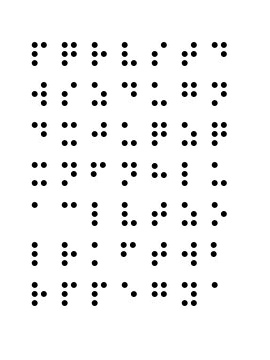
%> input picture COMS_5750/HW2/images/p6/in/1.jpg, 270 x 360 px
$ octave old.m   (GNU Octave 9; MATLAB toolbox functions it lacks are replaced by stand-ins)
%> lines starting %> are read from the running program, lines starting %| are printed output that depends on the picture; in (x1, y1, x2, y2) boxes, pixels count from 0 and x2, y2 are one past the last pixel; in counts of white or black regions, pixels touching at a corner belong together; the program's own positions count from 1
clear; clc; close all;

color_img = imread('./../../images/p6/in/1.jpg');
%> color_img is the input picture: size 360x270x3 uint8; min 0, max 255, mean 242.7
% color_img = imread('./../../images/p6/in/2.jpg');
figure; imshow(color_img); title('Original');

%% -- 1. Binarize (replicate im2bw 0.9) --------------------------------------
b  = im2bw(color_img, 0.5);         % white background -> 1, dark dots -> 0
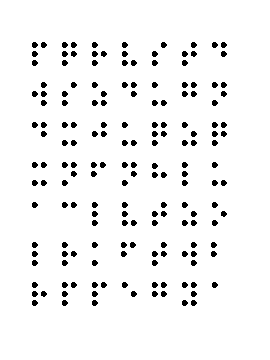
%> b: size 360x270 logical; 95.1% white; 170 black regions, largest, box (x1, y1, x2, y2) and area: (32, 42, 38, 48) 28, (41, 42, 47, 48) 28, (62, 42, 68, 48) 28
bi = ~b;                    % invert: dots -> 1 (foreground)
figure; imshow(bi); title('Inverted binary');

%% -- 2. Read Structural Element

se = imread('./../../braille_cutouts/q.jpg');
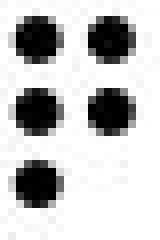
%> input picture COMS_5750/HW2/braille_cutouts/q.jpg, 20 x 30 px (shown 8 times larger)
%> se is the input picture: size 30x20x3 uint8; min 0, max 255, mean 196.8
se_bw = im2bw(se, 0.5);
%> se_bw: size 30x20 logical; 76.8% white; 5 black regions, box (x1, y1, x2, y2) and area: (2, 2, 8, 8) 28, (11, 2, 17, 8) 28, (2, 11, 8, 17) 28, (2, 20, 8, 26) 28, (11, 11, 17, 17) 27
q_strel = ~se_bw;

figure; imshow(q_strel); title('Q Structural Element');

se = imread('./../../braille_cutouts/w.jpg');
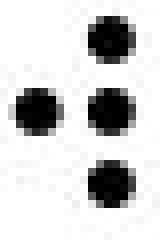
%> input picture COMS_5750/HW2/braille_cutouts/w.jpg, 20 x 30 px (shown 8 times larger)
%> se is the input picture: size 30x20x3 uint8; min 0, max 255, mean 208.1
se_bw = im2bw(se, 0.5);
%> se_bw: size 30x20 logical; 81.3% white; 4 black regions, box (x1, y1, x2, y2) and area: (11, 2, 17, 8) 28, (2, 11, 8, 17) 28, (11, 11, 17, 17) 28, (11, 20, 17, 26) 28
w_strel = ~se_bw;

figure; imshow(w_strel); title('W Structural Element');

se = imread('./../../braille_cutouts/y.jpg');
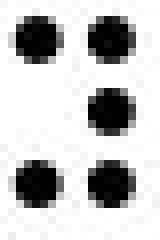
%> input picture COMS_5750/HW2/braille_cutouts/y.jpg, 20 x 30 px (shown 8 times larger)
%> se is the input picture: size 30x20x3 uint8; min 0, max 255, mean 196.6
se_bw = im2bw(se, 0.5);
%> se_bw: size 30x20 logical; 76.7% white; 5 black regions, box (x1, y1, x2, y2) and area: (2, 2, 8, 8) 28, (11, 2, 17, 8) 28, (11, 11, 17, 17) 28, (2, 20, 8, 26) 28, (11, 20, 17, 26) 28
y_strel = ~se_bw;

figure; imshow(y_strel); title('Y Structural Element');

%% -- 3. Find Q positions
q_positions = imerode(bi, q_strel);
%> q_positions: size 360x270 logical; 0% white in thin lines or dots, all inside (x1, y1, x2, y2) = (69, 54, 220, 135)
fprintf('Detected Q positions: %d\n', sum(q_positions(:)));
%| Detected Q positions: 3

q_strel = imdilate(q_strel, strel('square', 3));
%> q_strel: size 30x20 logical; 46.5% white; 5 white regions, box (x1, y1, x2, y2) and area: (1, 1, 9, 9) 56, (10, 1, 18, 9) 56, (1, 10, 9, 18) 56, (1, 19, 9, 27) 56, (10, 10, 18, 18) 55

onlyQ = imdilate(q_positions, q_strel);
%> onlyQ: size 360x270 logical; 0.86% white; 15 white regions, largest, box (x1, y1, x2, y2) and area: (61, 41, 69, 49) 56, (70, 41, 78, 49) 56, (61, 50, 69, 58) 56
figure; imshow(onlyQ); title('Q character pixel mask');

% %% -- 4. Find W positions
w_positions = imerode(bi, w_strel);
%> w_positions: size 360x270 logical; 0% white in thin lines or dots, all inside (x1, y1, x2, y2) = (39, 94, 190, 255)
fprintf('Detected W positions: %d\n', sum(w_positions(:)));
%| Detected W positions: 2

w_strel = imdilate(w_strel, strel('square', 3));
%> w_strel: size 30x20 logical; 37.3% white; 4 white regions, box (x1, y1, x2, y2) and area: (10, 1, 18, 9) 56, (1, 10, 9, 18) 56, (10, 10, 18, 18) 56, (10, 19, 18, 27) 56

onlyW = imdilate(w_positions, w_strel);
%> onlyW: size 360x270 logical; 0.46% white; 8 white regions, largest, box (x1, y1, x2, y2) and area: (40, 81, 48, 89) 56, (31, 90, 39, 98) 56, (40, 90, 48, 98) 56
figure; imshow(onlyW); title('W character pixel mask');

% %% -- 5. Find Y positions
y_positions = imerode(bi, y_strel);
%> y_positions: size 360x270 logical; 0% white in thin lines or dots, all inside (x1, y1, x2, y2) = (189, 294, 190, 295)
fprintf('Detected Y positions: %d\n', sum(y_positions(:)));
%| Detected Y positions: 1

y_strel = imdilate(y_strel, strel('square', 3));
%> y_strel: size 30x20 logical; 46.7% white; 5 white regions, box (x1, y1, x2, y2) and area: (1, 1, 9, 9) 56, (10, 1, 18, 9) 56, (10, 10, 18, 18) 56, (1, 19, 9, 27) 56, (10, 19, 18, 27) 56
onlyY = imdilate(y_positions, y_strel);
%> onlyY: size 360x270 logical; 0.29% white; 5 white regions, box (x1, y1, x2, y2) and area: (181, 281, 189, 289) 56, (190, 281, 198, 289) 56, (190, 290, 198, 298) 56, (181, 299, 189, 307) 56, (190, 299, 198, 307) 56
figure; imshow(onlyQ); title('Q character pixel mask');

%% -- 5. Color Q pixels GREEN in the original image --------------------------
R = color_img(:,:,1);
G = color_img(:,:,2);
B = color_img(:,:,3);

pos    = find(onlyQ == 1);
%> pos = 837 values from 22003 to 81856
R(pos) = 255;
%> R: size 360x270 uint8; min 0, max 255, mean 243.7
G(pos) = 255;
B(pos) = 255;

color_img(:,:,1) = R;
color_img(:,:,2) = G;
color_img(:,:,3) = B;

figure; imshow(color_img); title('Q characters colored WHITE');

% [X,MAP] = imread('./../../english_cutouts/q.png');
% imwrite(X,MAP,'q.jpg','jpg');
q_eng = imread('./../../english_cutouts/q.png');
q_eng_bw = im2bw(q_eng, 0.5);
q_eng_strel = ~q_eng_bw;
figure; imshow(q_eng_strel);

onlyQ = imdilate(q_positions, q_eng_strel);
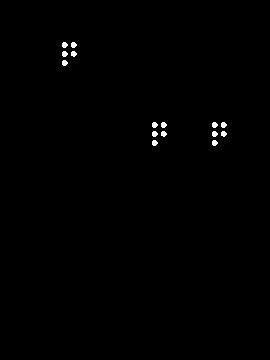
%> onlyQ: size 360x270 logical; 0.43% white; 15 white regions, largest, box (x1, y1, x2, y2) and area: (62, 42, 68, 48) 28, (71, 42, 77, 48) 28, (62, 51, 68, 57) 28
figure; imshow(onlyW); title('W character pixel mask');

R = color_img(:,:,1);
G = color_img(:,:,2);
B = color_img(:,:,3);

pos    = find(onlyQ == 1);
%> pos = 417 values from 22364 to 81495
R(pos) = 0;
%> R: size 360x270 uint8; min 0, max 255, mean 242.6
G(pos) = 0;
B(pos) = 0;

color_img(:,:,1) = R;
color_img(:,:,2) = G;
color_img(:,:,3) = B;

figure; imshow(color_img); title('W characters colored WHITE');

%% -- 6. Color W pixels GREEN in the original image --------------------------
R = color_img(:,:,1);
G = color_img(:,:,2);
B = color_img(:,:,3);

pos    = find(onlyW == 1);
%> pos = 448 values from 11252 to 71185
R(pos) = 255;
%> R: size 360x270 uint8; min 0, max 255, mean 243.2
G(pos) = 255;
B(pos) = 255;

color_img(:,:,1) = R;
color_img(:,:,2) = G;
color_img(:,:,3) = B;

figure; imshow(color_img); title('W characters colored WHITE');

w_eng = imread('./../../english_cutouts/w.jpg');
w_eng_bw = im2bw(w_eng, 0.5);
w_eng_strel = ~w_eng_bw;
figure; imshow(w_eng_strel);

onlyW = imdilate(w_positions, w_eng_strel);
%> onlyW: size 360x270 logical; 0.23% white; 8 white regions, largest, box (x1, y1, x2, y2) and area: (41, 82, 47, 88) 28, (32, 91, 38, 97) 28, (41, 91, 47, 97) 28
figure; imshow(onlyW); title('W character pixel mask');

R = color_img(:,:,1);
G = color_img(:,:,2);
B = color_img(:,:,3);

pos    = find(onlyW == 1);
%> pos = 224 values from 11613 to 70824
R(pos) = 0;
%> R: size 360x270 uint8; min 0, max 255, mean 242.6; mean of the top-left, top-right, bottom-left and bottom-right quarters 239.4, 242.6, 243.6, 244.9
G(pos) = 0;
B(pos) = 0;

color_img(:,:,1) = R;
color_img(:,:,2) = G;
color_img(:,:,3) = B;

figure; imshow(color_img); title('W characters colored WHITE');


%% -- 7. Color Y pixels GREEN in the original image --------------------------
R = color_img(:,:,1);
G = color_img(:,:,2);
B = color_img(:,:,3);

pos    = find(onlyY == 1);
%> pos = 280 values from 65443 to 71225
R(pos) = 255;
%> R: size 360x270 uint8; min 0, max 255, mean 243
G(pos) = 255;
B(pos) = 255;

color_img(:,:,1) = R;
color_img(:,:,2) = G;
color_img(:,:,3) = B;

figure; imshow(color_img); title('Y characters colored GREEN');


y_eng = imread('./../../english_cutouts/y.jpg');
y_eng_bw = im2bw(y_eng, 0.5);
y_eng_strel = ~y_eng_bw;
figure; imshow(y_eng_strel);

onlyY = imdilate(y_positions, y_eng_strel);
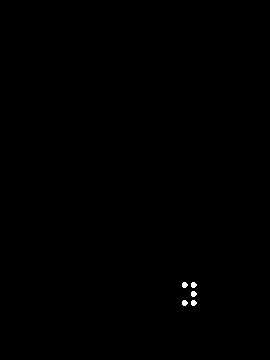
%> onlyY: size 360x270 logical; 0.14% white; 5 white regions, box (x1, y1, x2, y2) and area: (182, 282, 188, 288) 28, (191, 282, 197, 288) 28, (191, 291, 197, 297) 28, (182, 300, 188, 306) 28, (191, 300, 197, 306) 28
figure; imshow(onlyY); title('W character pixel mask');

R = color_img(:,:,1);
G = color_img(:,:,2);
B = color_img(:,:,3);

pos    = find(onlyY == 1);
%> pos = 140 values from 65804 to 70864
R(pos) = 0;
%> R: size 360x270 uint8; min 0, max 255, mean 242.6; mean of the top-left, top-right, bottom-left and bottom-right quarters 239.4, 242.6, 243.6, 244.8
G(pos) = 0;
B(pos) = 0;

color_img(:,:,1) = R;
color_img(:,:,2) = G;
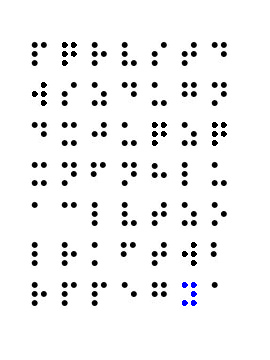
%> color_img: size 360x270x3 uint8; mean R, G, B 242.6, 242.6, 243
color_img(:,:,3) = B;

figure; imshow(color_img); title('W characters colored WHITE');

%% -- 8. Save result ---------------------------------------------------------
imwrite(color_img, './../../images/p6/out/1.jpg');
% imwrite(color_img, './../../images/p6/out/2.jpg');
